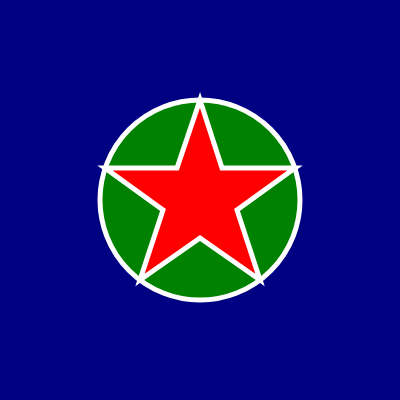
Frame 1 (no input)
Frame 60 (no input): identical to frame 1, image omitted
Frame 120 (the mouse pressed at the canvas centre since frame 60): identical to frame 1, image omitted

The p5.js sketch that drew this single still picture (run headless with seeded random() and noise() and a simulated clock; from frame 60 on, the mouse is pressed at the canvas centre):

// p5.js sketch
// ── sketch.js
function setup() {
  createCanvas(400, 400);
}

function draw() {
  background(0, 0, 130);

  //circle
  fill(0, 130, 0);
  strokeWeight(5);
  stroke(255);
  
  circle(200, 200, 200);

  //star
  fill(255, 0, 0);
  strokeWeight(5);
  stroke(255);

  beginShape();
  vertex(200, 100);
  vertex(222, 168);
  vertex(295, 168);
  vertex(237, 210);
  vertex(260, 280);
  vertex(200, 238);
  vertex(140, 280);
  vertex(163, 210);
  vertex(105, 168);
  vertex(177, 168);
  endShape(CLOSE);
}
